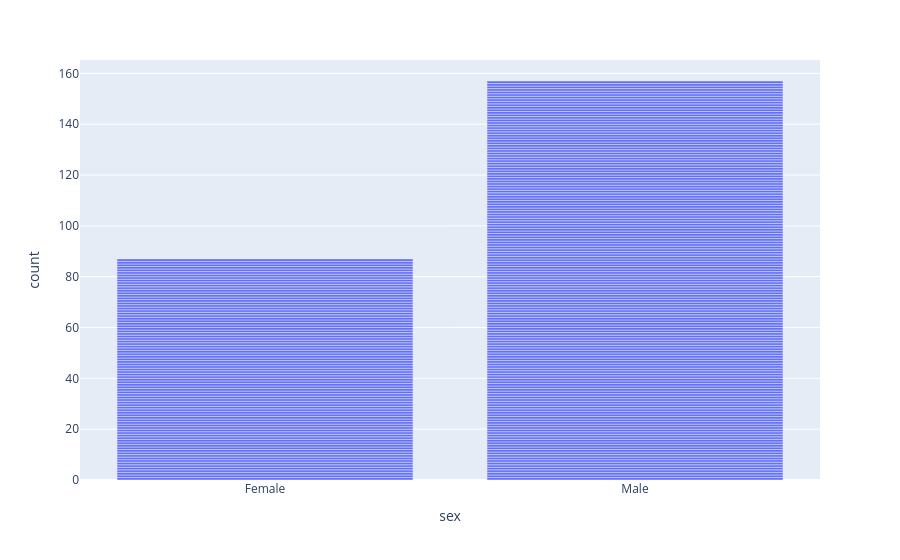

Notebook cell for this chart:
### Code cell
px.bar(data_frame=df , x = "sex")

### Figure 1 — Plotly figure (JSON) as saved in the notebook; plotly's stock layout.template omitted (floating-point values rounded to 4 significant figures; data arrays with more than 128 entries replaced by an {"elided": "..."} marker saying what was removed)
{"data": [{"alignmentgroup": "True", "hovertemplate": "sex=%{x}<br>count=%{y}<extra></extra>", "legendgroup": "", "marker": {"color": "#636efa", "pattern": {"shape": ""}}, "name": "", "offsetgroup": "", "orientation": "v", "showlegend": false, "textposition": "auto", "type": "bar", "x": {"elided": "244 str values"}, "xaxis": "x", "y": {"elided": "244 int values"}, "yaxis": "y"}], "layout": {"barmode": "relative", "legend": {"tracegroupgap": 0}, "margin": {"t": 60}, "xaxis": {"anchor": "y", "domain": [0, 1], "title": {"text": "sex"}}, "yaxis": {"anchor": "x", "domain": [0, 1], "title": {"text": "count"}}}}
